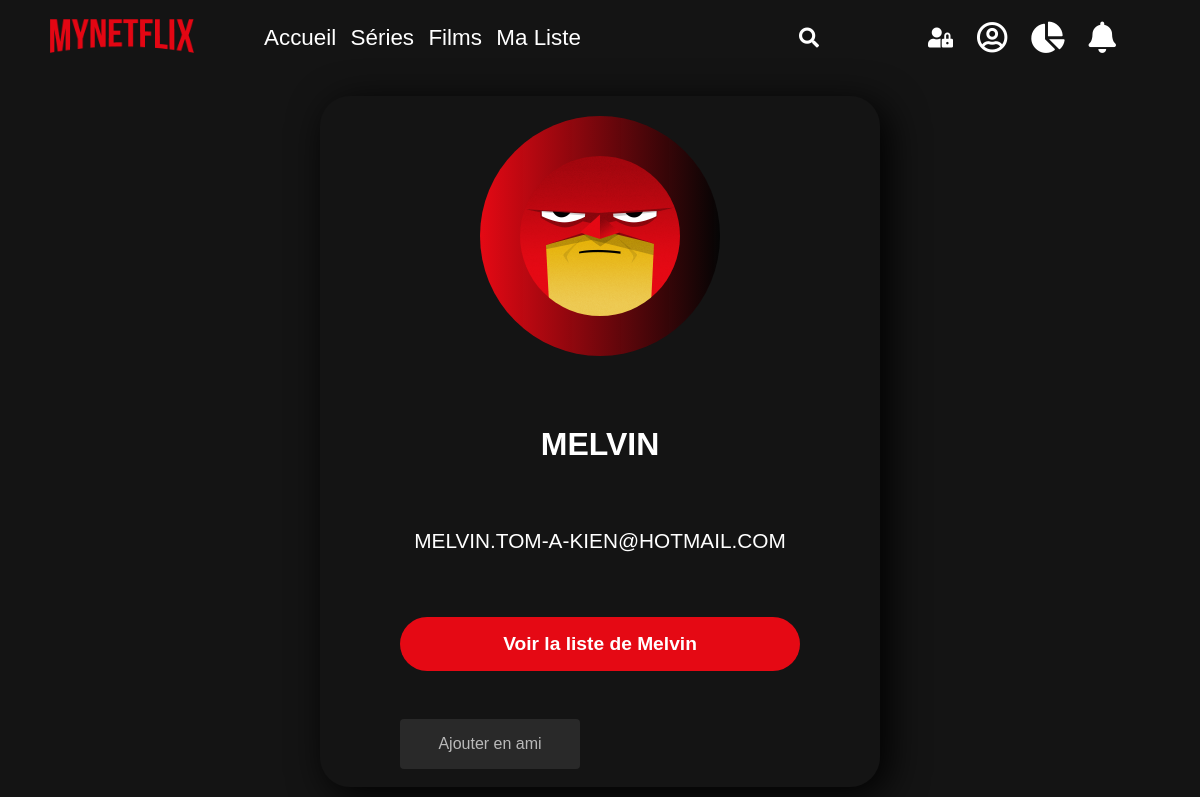
The app's page /viewUser.php?action=viewUser&id=67 (signed in) with its own data.
### tables this page shows
CREATE TABLE IF NOT EXISTS `membres` (
  `id` int(11) NOT NULL AUTO_INCREMENT,
  `pseudo` varchar(50) NOT NULL,
  `email` varchar(255) NOT NULL,
  `password` varchar(50) NOT NULL,
  `date_creation` datetime NOT NULL DEFAULT CURRENT_TIMESTAMP,
  `blocked` tinyint(1) NOT NULL DEFAULT '0',
  `admin` tinyint(1) NOT NULL DEFAULT '0',
  PRIMARY KEY (`id`)
);

### viewUser.php (the view, shortened to what this page needs)
<?php
require_once('nav-fonction.php');
 ?>
<!DOCTYPE html>
<html lang="fr">
<head>
</head>
<body>
<?php
$id_membre_connecté = $_SESSION['id'];
$id_fiche_membre =  $_GET['id'];
$query = 'SELECT pseudo, email,id FROM membres WHERE id = ? ';
$req = $bdd->prepare($query);
$req->execute(array($id_fiche_membre));
$afficher_membre = $req->fetch();
$relation = $bdd->prepare("SELECT * FROM relation
WHERE (id_demandeur, id_receveur) = (:id1, :id2) OR (id_demandeur, id_receveur) = (:id2, :id1)");
$relation->execute(array('id1' => $id_membre_connecté, 'id2' => $id_fiche_membre));
$relation = $relation->fetch();
?>
<form method="post" action="viewUser.php?action=viewUser&id=<?=$id_fiche_membre ?>">
<div class="body">
        <div class="container">
            <div class="card">
                <div class="avatar">
                    <img src="img/avatar-3.png" alt="adidas">
                </div>
                <div class="info">
                    <h1 style="text-transform: uppercase;" class="title"> <?php
        echo $afficher_membre['pseudo']
     ?>
                    </h1>
                    <h3 style="text-align:center; text-transform: uppercase;"><?php
     echo $afficher_membre['email']?></h3>
                    <div class="update">
                         <button><a href="viewUserList.php?id_membre=<?=$afficher_membre['id']  ?>">Voir la liste de <?php echo $afficher_membre['pseudo'] ?>  </a> </button>
                    </div>
                    <?php
        if(!isset($relation['id']))
        {
           echo '<div class="update"><input type="submit" name="demander" value="Ajouter en ami"/></div>';
        }
        elseif($relation['statut'] == 1){
           echo " <div class='update'><button><span>En attente</span></button></div>";
        }
         elseif($relation['statut'] == 2){
          echo " <div class='update'><button><span>Vous êtes amis ! 😇</span></button></div>";
       }
            ?>
                </div>
            </div>
        </div>
    </div>
</form>
</body>
</html>

### nav-fonction.php (style rules this page uses)
a { text-decoration: none; color: white; }

### viewUser.php (style rules this page uses)
* { margin: 0; padding: 0; box-sizing: border-box; }
body { font-family: "Poppins", sans-serif; background-color: #141414; overflow: hidden; }
.container { width: 50%; display: flex; justify-content: center; align-items: center; }
.card { transform-style: preserve-3d; min-height: 80vh; width: 35rem; border-radius: 30px; padding: 0rem 5rem; }
.card { box-shadow : 8px 8px 38px rgba(0,0,0,1); position: absolute; top: 12%; }
.avatar { min-height: 35vh; display: flex; align-items: center; justify-content: center; }
.avatar img { width: 10rem; z-index: 2; border-radius: 50%; transition: all 0.75s ease-out; }
.info h1 { font-size: 2rem; transition: all 0.75s ease-out; color: white; }
.info h3 { font-size: 1.3rem; padding: 1rem 0rem; color: white !important; font-weight: lighter; transition: all 0.75s ease-out; }
.deconnexion,.update { margin-top: 3rem; transition: all 0.75s ease-out; }
a { text-decoration: none; color: white; }
.update button { width: 100%; padding: 1rem 0rem; background: #E50914; border: none; color: white; cursor: pointer; border-radius: 30px; font-weight: bolder; font-size: 1.2em; }
.container { width:100%; margin : auto; }
h1 { color:white; text-align:center; margin:50px; }
input { opacity: .7; padding: 16px 20px; margin: 5px 0; border: none; font-size: 16px; color: white; background-color: #333; border-radius: 4px; outline: none; width: 45%; margin: 0; }
button { outline: none; }

### records on screen
membres: pseudo "MELVIN", email "MELVIN.TOM-A-KIEN@HOTMAIL.COM", pseudo "Melvin"
